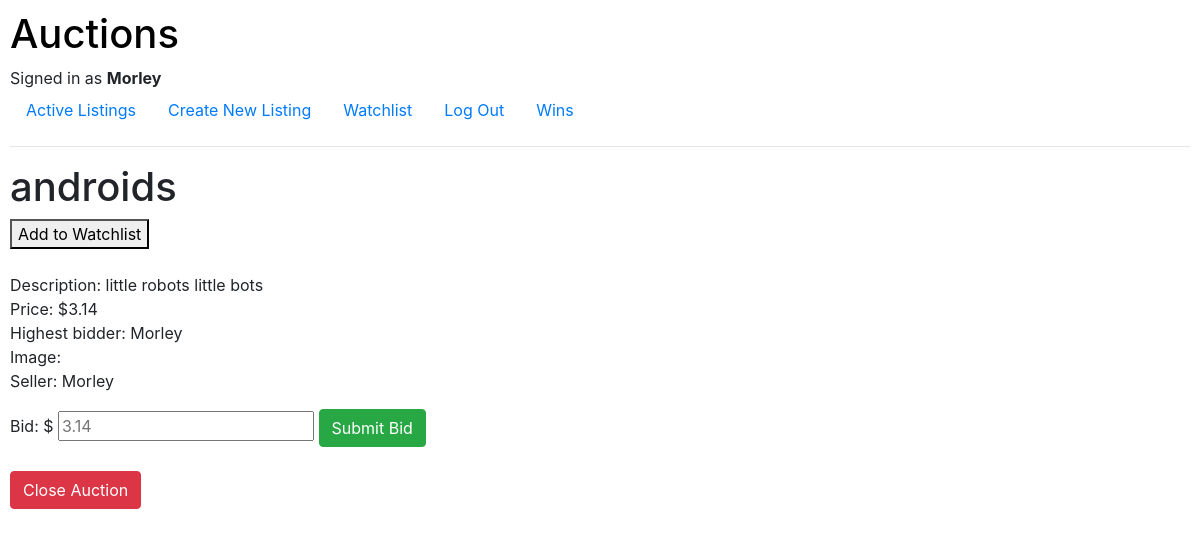
Page /listing/androids/ (signed in) on the earlier database version.
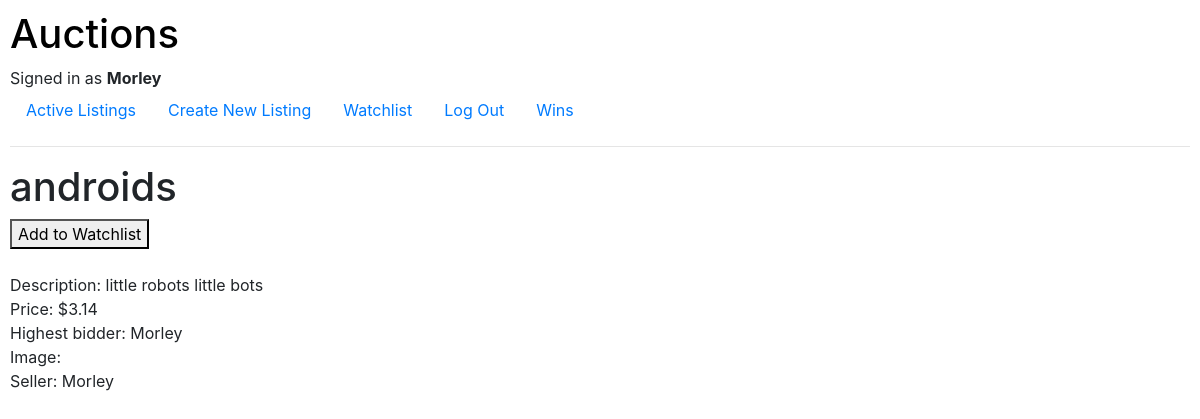
Same page on the later database version.
### auctions/models.py (models this page shows, shortened)
class Listing(models.Model):
    title = models.CharField(max_length=64)
    description = models.TextField()
    imageURL = models.URLField(max_length=200, blank=True)
    current_bid = models.ForeignKey('Bid', on_delete=models.CASCADE, related_name="listing", default=0)
    is_active = models.BooleanField(default=True)
    seller = models.ForeignKey('User', on_delete=models.CASCADE, blank=True, related_name="seller")
    category = models.ForeignKey('Category', on_delete=models.CASCADE, related_name="category")

class Bid(models.Model):
    new_bid = models.DecimalField(max_digits=10, blank=True, decimal_places=2)
    user = models.ForeignKey('User', on_delete=models.CASCADE)

class User(AbstractUser):
    watchlist = models.ManyToManyField('Listing', blank=True, related_name="user_watching")

### auctions/views.py (the view)
# urls.py: path("listing/<str:title>/", views.listing, name="listing"),
def listing(request, title):
    listing = Listing.objects.get(title=title)
    if request.method == "GET":
        if request.user.is_authenticated:
            user = request.user
            in_watchlist = False
            is_active = listing.is_active
            userowner = False
            if user.username == listing.seller.username:
                userowner = True
            if listing in user.watchlist.all():
                in_watchlist = True
            return render(request, "auctions/listing.html", {
                "listing": listing,
                "in_watchlist": in_watchlist,
                "userowner": userowner,
                "is_active": is_active,
            })
        else:
            return render(request, "auctions/listing.html", {
                "listing": listing,
            })

### auctions/templates/auctions/listing.html (shortened to what this page needs)
{% extends "auctions/layout.html" %}
{% block body %}
    <h1>{{ listing.title }}</h1>
    {% if user.is_authenticated %}
        {% if in_watchlist %}
            <form action="{% url 'auctions:remove_from_watchlist' title=listing.title %}" method="POST">
                {% csrf_token %}
                <button type="submit" class="btn btn-light" name="remove_from_watchlist">Remove from Watchlist</button>
            </form>
        {% else %}
            <form action="{% url 'auctions:add_to_watchlist' title=listing.title %}" method="POST">
                <button type="submit" class="" name="add_to_watchlist">Add to Watchlist</button>
            </form>
        {% endif %}
    {% endif %}<br>
    <p>
        Description: {{ listing.description }}<br>
        Price: ${{ listing.current_bid.new_bid }}<br>
        Highest bidder: {{ listing.current_bid.user.username }}<br>
        Image: {{ listing.imageURL }}<br>
        Seller: {{ listing.seller.username }}<br>
    </p>
    {% if is_active %}
        <form action="{% url 'auctions:new_bid' id=listing.id %}" method="POST">
            <label>Bid: $</label>
            <input type="number" min="{{ listing.current_bid.new_bid }}" step="any" placeholder="{{ listing.current_bid.new_bid }}" name="bid" required>
            {% if user.is_authenticated %}
                <button type="submit" class="btn btn-success" name="submit_bid">Submit Bid</button>
            {% else %}
                <a href="{% url 'auctions:login' %}">Login to place bid</a>
            {% endif %}
        </form>
        {% if userowner %}
            <br>
            <form action="{% url 'auctions:close_auction' id=listing.id %}" method="POST">
                <button type="submit" class="btn btn-danger" name="close_auction">Close Auction</button>
            </form>
        {% endif %}
    {% endif %}
{% endblock %}

Differences in the rows shown:
changed Listing "androids": bid "3.14" → (not shown)
Other differences:
text no longer shown: "Bid: $ Submit Bid Close Auction"
